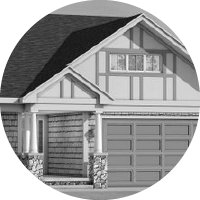
#> input picture stimulus/image/source/house2.png, 200 x 200 px, found by its file name
$ python gen_orientation_levels.py
#> lines starting #> are read from the running program, lines starting #| are printed output that depends on the picture
"""
The aim here is to create several versions of an input image with different
orientations

Mohammad Shams
m.shams.ahmar@gmail.com
last modification: 2022-11-2
"""

from PIL import Image, ImageEnhance
import numpy as np

# read the image
im = Image.open("house2.png")
#> im is the input picture: PIL image 200x200 RGBA; mean R, G, B, A 107.5, 107.5, 107.5, 201

factors = np.arange(0, 2, .2)

for count, factor in enumerate(factors):
    im_output = im.rotate(factor)
    im_output.save(f'house_orient{count}.png')
#> this loop made 10 passes
#> pass 3, `im_output = im.rotate(factor)`:
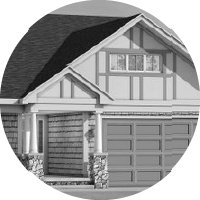
#> im_output: PIL image 200x200 RGBA; mean R, G, B, A 107.5, 107.5, 107.5, 201; transparent parts drawn white
#> after the loop:
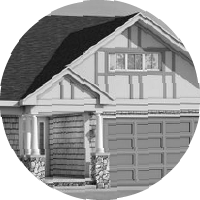
#> im_output: PIL image 200x200 RGBA; mean R, G, B, A 107.5, 107.5, 107.5, 201; transparent parts drawn white

$ run again, with stimulus/image/source/house1.png copied over stimulus/image/source/house2.png
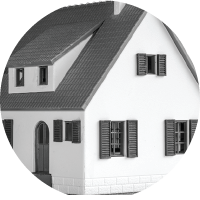
#> input picture stimulus/image/source/house1.png, 200 x 200 px, found by its file name
#> im is the input picture: PIL image 200x200 RGBA; mean R, G, B, A 182.3, 182.7, 183, 198.4
#> the loop `for count, factor in enumerate(factors):` made 10 passes
#> pass 3, `im_output = im.rotate(factor)`:
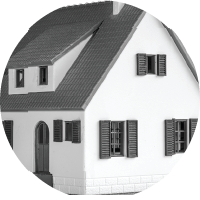
#> im_output: PIL image 200x200 RGBA; mean R, G, B, A 181.6, 182, 182.2, 198.5; transparent parts drawn white
#> after the loop `for count, factor in enumerate(factors):`:
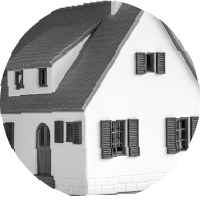
#> im_output: PIL image 200x200 RGBA; mean R, G, B, A 178.4, 178.8, 179.1, 198.4; transparent parts drawn white

$ run again, with stimulus/image/source/house3.png copied over stimulus/image/source/house2.png
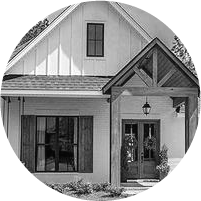
#> input picture stimulus/image/source/house3.png, 201 x 201 px, found by its file name
#> im is the input picture: PIL image 201x201 RGBA; mean R, G, B, A 98.6, 98.6, 98.6, 199
#> the loop `for count, factor in enumerate(factors):` made 10 passes
#> pass 3, `im_output = im.rotate(factor)`:
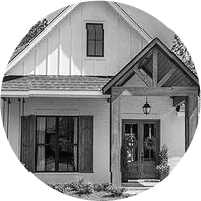
#> im_output: PIL image 201x201 RGBA; mean R, G, B, A 98.6, 98.6, 98.6, 199; transparent parts drawn white
#> after the loop `for count, factor in enumerate(factors):`:
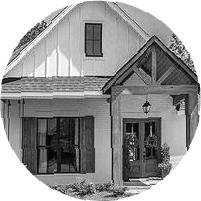
#> im_output: PIL image 201x201 RGBA; mean R, G, B, A 98.6, 98.6, 98.6, 199; transparent parts drawn white

$ run again, with stimulus/image/source/house4.png copied over stimulus/image/source/house2.png
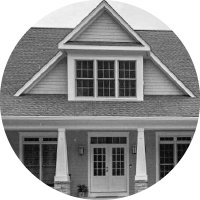
#> input picture stimulus/image/source/house4.png, 200 x 200 px, found by its file name
#> im is the input picture: PIL image 200x200 RGBA; mean R, G, B, A 96.8, 96.8, 96.8, 201
#> the loop `for count, factor in enumerate(factors):` made 10 passes
#> pass 3, `im_output = im.rotate(factor)`:
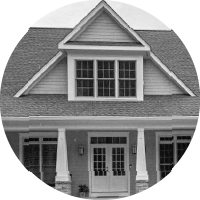
#> im_output: PIL image 200x200 RGBA; mean R, G, B, A 96.9, 96.9, 96.9, 201; transparent parts drawn white
#> after the loop `for count, factor in enumerate(factors):`:
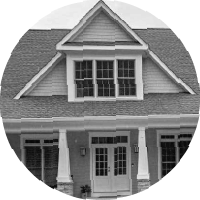
#> im_output: PIL image 200x200 RGBA; mean R, G, B, A 96.8, 96.8, 96.8, 201; transparent parts drawn white
